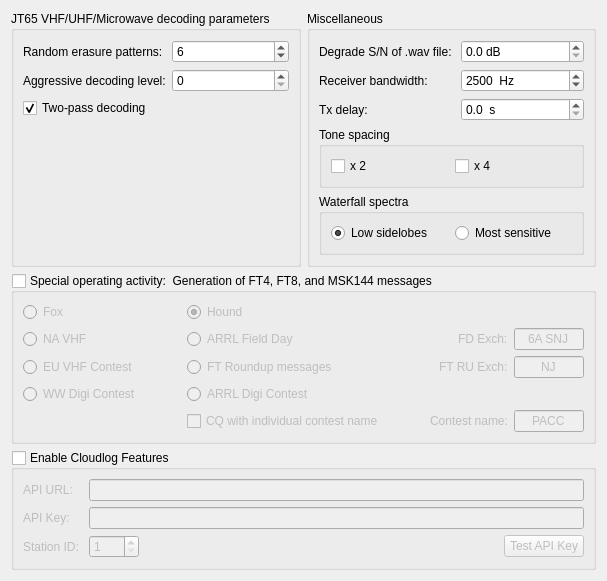
     <widget class="QWidget" name="advanced_tab">
      <attribute name="title">
       <string>Advanced</string>
      </attribute>
      <layout class="QGridLayout" name="gridLayout_9">
       <item row="1" column="0" colspan="2">
        <widget class="QGroupBox" name="gbSpecialOpActivity">
         <property name="title">
          <string>Special operating activity:  Generation of FT4, FT8, and MSK144 messages</string>
         </property>
         <property name="checkable">
          <bool>true</bool>
         </property>
         <property name="checked">
          <bool>false</bool>
         </property>
         <layout class="QGridLayout" name="gridLayout_15" columnstretch="1,0,0,0">
          <item row="1" column="0">
           <widget class="QRadioButton" name="rbNA_VHF_Contest">
            <property name="sizePolicy">
             <sizepolicy hsizetype="Minimum" vsizetype="Preferred">
              <horstretch>0</horstretch>
              <verstretch>0</verstretch>
             </sizepolicy>
            </property>
            <property name="toolTip">
             <string>&lt;html&gt;&lt;head/&gt;&lt;body&gt;&lt;p&gt;North American VHF/UHF/Microwave contests and others in which a 4-character grid locator is the required exchange.&lt;/p&gt;&lt;/body&gt;&lt;/html&gt;</string>
            </property>
            <property name="accessibleName">
             <string>NA VHF Contest</string>
            </property>
            <property name="text">
             <string>NA VHF</string>
            </property>
            <attribute name="buttonGroup">
             <string notr="true">special_op_activity_button_group</string>
            </attribute>
           </widget>
          </item>
          <item row="0" column="3">
           <widget class="QRadioButton" name="rbHound">
            <property name="toolTip">
             <string>&lt;html&gt;&lt;head/&gt;&lt;body&gt;&lt;p&gt;FT8 DXpedition mode:  Hound operator calling the DX.&lt;/p&gt;&lt;/body&gt;&lt;/html&gt;</string>
            </property>
            <property name="accessibleName">
             <string>Hound</string>
            </property>
            <property name="text">
             <string>Hound</string>
            </property>
            <property name="checked">
             <bool>true</bool>
            </property>
            <attribute name="buttonGroup">
             <string notr="true">special_op_activity_button_group</string>
            </attribute>
           </widget>
          </item>
          <item row="2" column="3">
           <layout class="QHBoxLayout" name="horizontalLayout_18" stretch="2,1,1">
            <item>
             <widget class="QRadioButton" name="rbRTTY_Roundup">
              <property name="toolTip">
               <string>&lt;html&gt;&lt;head/&gt;&lt;body&gt;&lt;p&gt;FT Roundup and similar contests. Exchange is US state, Canadian province, or &amp;quot;DX&amp;quot;.&lt;/p&gt;&lt;/body&gt;&lt;/html&gt;</string>
              </property>
              <property name="accessibleName">
               <string>R T T Y Roundup</string>
              </property>
              <property name="text">
               <string>FT Roundup messages</string>
              </property>
              <attribute name="buttonGroup">
               <string notr="true">special_op_activity_button_group</string>
              </attribute>
             </widget>
            </item>
            <item>
             <spacer name="horizontalSpacer_10">
              <property name="orientation">
               <enum>Qt::Horizontal</enum>
              </property>
              <property name="sizeHint" stdset="0">
               <size>
                <width>40</width>
                <height>20</height>
               </size>
              </property>
             </spacer>
            </item>
            <item>
             <layout class="QFormLayout" name="formLayout_17">
              <item row="0" column="0">
               <widget class="QLabel" name="labRTTY">
                <property name="accessibleName">
                 <string>RTTY Roundup exchange</string>
                </property>
                <property name="text">
                 <string>FT RU Exch:</string>
                </property>
                <property name="buddy">
                 <cstring>RTTY_Exchange</cstring>
                </property>
               </widget>
              </item>
              <item row="0" column="1">
               <widget class="QLineEdit" name="RTTY_Exchange">
                <property name="minimumSize">
                 <size>
                  <width>70</width>
                  <height>0</height>
                 </size>
                </property>
                <property name="toolTip">
                 <string>&lt;html&gt;&lt;head/&gt;&lt;body&gt;&lt;p&gt;FT Roundup and similar contests. Exchange is US state, Canadian province, or &amp;quot;DX&amp;quot;.&lt;/p&gt;&lt;/body&gt;&lt;/html&gt;</string>
                </property>
                <property name="text">
                 <string>NJ</string>
                </property>
                <property name="alignment">
                 <set>Qt::AlignCenter</set>
                </property>
               </widget>
              </item>
             </layout>
            </item>
           </layout>
          </item>
          <item row="1" column="3">
           <layout class="QHBoxLayout" name="horizontalLayout_17" stretch="2,1,1">
            <item>
             <widget class="QRadioButton" name="rbField_Day">
              <property name="toolTip">
               <string>&lt;html&gt;&lt;head/&gt;&lt;body&gt;&lt;p&gt;ARRL Field Day exchange: number of transmitters, Class, and ARRL/RAC section or &amp;quot;DX&amp;quot;.&lt;/p&gt;&lt;/body&gt;&lt;/html&gt;</string>
              </property>
              <property name="accessibleName">
               <string>A R R L Field Day</string>
              </property>
              <property name="text">
               <string>ARRL Field Day</string>
              </property>
              <attribute name="buttonGroup">
               <string notr="true">special_op_activity_button_group</string>
              </attribute>
             </widget>
            </item>
            <item>
             <spacer name="horizontalSpacer_9">
              <property name="orientation">
               <enum>Qt::Horizontal</enum>
              </property>
              <property name="sizeHint" stdset="0">
               <size>
                <width>40</width>
                <height>20</height>
               </size>
              </property>
             </spacer>
            </item>
            <item>
             <layout class="QFormLayout" name="formLayout_16">
              <item row="0" column="0">
               <widget class="QLabel" name="labFD">
                <property name="accessibleName">
                 <string>Field Day exchange</string>
                </property>
                <property name="text">
                 <string>FD Exch:</string>
                </property>
                <property name="buddy">
                 <cstring>Field_Day_Exchange</cstring>
                </property>
               </widget>
              </item>
              <item row="0" column="1">
               <widget class="QLineEdit" name="Field_Day_Exchange">
                <property name="minimumSize">
                 <size>
                  <width>70</width>
                  <height>0</height>
                 </size>
                </property>
                <property name="toolTip">
                 <string>&lt;html&gt;&lt;head/&gt;&lt;body&gt;&lt;p&gt;ARRL Field Day exchange: number of transmitters, Class, and ARRL/RAC section or &amp;quot;DX&amp;quot;.&lt;/p&gt;&lt;/body&gt;&lt;/html&gt;</string>
                </property>
                <property name="text">
                 <string>6A SNJ</string>
                </property>
                <property name="alignment">
                 <set>Qt::AlignCenter</set>
                </property>
               </widget>
              </item>
             </layout>
            </item>
           </layout>
          </item>
          <item row="4" column="3">
           <layout class="QHBoxLayout" name="horizontalLayout_24">
            <item>
             <widget class="QCheckBox" name="cbContestName">
              <property name="toolTip">
               <string>&lt;html&gt;&lt;head/&gt;&lt;body&gt;&lt;p&gt;Call CQ with an individual contest name instead of TEST, RU, or WW (for example CQ PACC).&lt;/p&gt;&lt;/body&gt;&lt;/html&gt;
</string>
              </property>
              <property name="text">
               <string>CQ with individual contest name</string>
              </property>
             </widget>
            </item>
            <item>
             <spacer name="horizontalSpacer_12">
              <property name="orientation">
               <enum>Qt::Horizontal</enum>
              </property>
              <property name="sizeHint" stdset="0">
               <size>
                <width>40</width>
                <height>20</height>
               </size>
              </property>
             </spacer>
            </item>
            <item>
             <layout class="QHBoxLayout" name="horizontalLayout_25">
              <item>
               <widget class="QLabel" name="labCN">
                <property name="text">
                 <string>Contest name:</string>
                </property>
               </widget>
              </item>
              <item>
               <widget class="QLineEdit" name="Contest_Name">
                <property name="maximumSize">
                 <size>
                  <width>70</width>
                  <height>16777215</height>
                 </size>
                </property>
                <property name="text">
                 <string>PACC</string>
                </property>
                <property name="maxLength">
                 <number>4</number>
                </property>
                <property name="cursorPosition">
                 <number>2</number>
                </property>
                <property name="alignment">
                 <set>Qt::AlignCenter</set>
                </property>
               </widget>
              </item>
             </layout>
            </item>
           </layout>
          </item>
          <item row="2" column="0">
           <widget class="QRadioButton" name="rbEU_VHF_Contest">
            <property name="sizePolicy">
             <sizepolicy hsizetype="Minimum" vsizetype="Preferred">
              <horstretch>0</horstretch>
              <verstretch>0</verstretch>
             </sizepolicy>
            </property>
            <property name="toolTip">
             <string>&lt;html&gt;&lt;head/&gt;&lt;body&gt;&lt;p&gt;European VHF+ contests requiring a signal report, serial number, and 6-character locator.&lt;/p&gt;&lt;/body&gt;&lt;/html&gt;</string>
            </property>
            <property name="accessibleName">
             <string>EU VHF Contest</string>
            </property>
            <property name="text">
             <string>EU VHF Contest</string>
            </property>
            <attribute name="buttonGroup">
             <string notr="true">special_op_activity_button_group</string>
            </attribute>
           </widget>
          </item>
          <item row="0" column="0">
           <widget class="QRadioButton" name="rbFox">
            <property name="toolTip">
             <string>&lt;html&gt;&lt;head/&gt;&lt;body&gt;&lt;p&gt;FT8 DXpedition mode:  Fox (DXpedition) operator.&lt;/p&gt;&lt;/body&gt;&lt;/html&gt;</string>
            </property>
            <property name="accessibleName">
             <string>Fox</string>
            </property>
            <property name="text">
             <string>Fox</string>
            </property>
            <property name="checked">
             <bool>false</bool>
            </property>
            <attribute name="buttonGroup">
             <string notr="true">special_op_activity_button_group</string>
            </attribute>
           </widget>
          </item>
          <item row="0" column="1" rowspan="3">
           <spacer name="horizontalSpacer_11">
            <property name="orientation">
             <enum>Qt::Horizontal</enum>
            </property>
            <property name="sizeHint" stdset="0">
             <size>
              <width>40</width>
              <height>20</height>
             </size>
            </property>
           </spacer>
          </item>
          <item row="3" column="3">
           <widget class="QRadioButton" name="rbARRL_Digi">
            <property name="toolTip">
             <string>&lt;html&gt;&lt;head/&gt;&lt;body&gt;&lt;p&gt;ARRL International Digital Contest&lt;/p&gt;&lt;/body&gt;&lt;/html&gt;</string>
            </property>
            <property name="text">
             <string>ARRL Digi Contest</string>
            </property>
            <attribute name="buttonGroup">
             <string notr="true">special_op_activity_button_group</string>
            </attribute>
           </widget>
          </item>
          <item row="3" column="0">
           <widget class="QRadioButton" name="rbWW_DIGI">
            <property name="minimumSize">
             <size>
              <width>0</width>
              <height>18</height>
             </size>
            </property>
            <property name="toolTip">
             <string>&lt;html&gt;&lt;head/&gt;&lt;body&gt;&lt;p&gt;World-Wide Digi-mode contest&lt;/p&gt;&lt;p&gt;&lt;br/&gt;&lt;/p&gt;&lt;/body&gt;&lt;/html&gt;</string>
            </property>
            <property name="accessibleName">
             <string>WW Digital Contest</string>
            </property>
            <property name="text">
             <string>WW Digi Contest</string>
            </property>
            <attribute name="buttonGroup">
             <string notr="true">special_op_activity_button_group</string>
            </attribute>
           </widget>
          </item>
         </layout>
        </widget>
       </item>
       <item row="3" column="0" colspan="2">
        <spacer name="verticalSpacer_8">
         <property name="orientation">
          <enum>Qt::Vertical</enum>
         </property>
         <property name="sizeType">
          <enum>QSizePolicy::Expanding</enum>
         </property>
         <property name="sizeHint" stdset="0">
          <size>
           <width>0</width>
           <height>0</height>
          </size>
         </property>
        </spacer>
       </item>
       <item row="0" column="1">
        <widget class="QGroupBox" name="groupBox_5">
         <property name="title">
          <string>Miscellaneous</string>
         </property>
         <layout class="QFormLayout" name="formLayout_10">
          <item row="0" column="0">
           <widget class="QLabel" name="label_3">
            <property name="text">
             <string>Degrade S/N of .wav file: </string>
            </property>
            <property name="buddy">
             <cstring>sbDegrade</cstring>
            </property>
           </widget>
          </item>
          <item row="0" column="1">
           <widget class="QDoubleSpinBox" name="sbDegrade">
            <property name="toolTip">
             <string>For offline sensitivity tests</string>
            </property>
            <property name="suffix">
             <string> dB</string>
            </property>
            <property name="decimals">
             <number>1</number>
            </property>
            <property name="singleStep">
             <double>1.000000000000000</double>
            </property>
           </widget>
          </item>
          <item row="1" column="0">
           <widget class="QLabel" name="label_9">
            <property name="text">
             <string>Receiver bandwidth:</string>
            </property>
            <property name="buddy">
             <cstring>sbBandwidth</cstring>
            </property>
           </widget>
          </item>
          <item row="1" column="1">
           <widget class="QSpinBox" name="sbBandwidth">
            <property name="toolTip">
             <string>For offline sensitivity tests</string>
            </property>
            <property name="suffix">
             <string>  Hz</string>
            </property>
            <property name="maximum">
             <number>6000</number>
            </property>
            <property name="singleStep">
             <number>100</number>
            </property>
            <property name="value">
             <number>2500</number>
            </property>
           </widget>
          </item>
          <item row="2" column="0">
           <widget class="QLabel" name="label_11">
            <property name="text">
             <string>Tx delay:</string>
            </property>
            <property name="buddy">
             <cstring>sbTxDelay</cstring>
            </property>
           </widget>
          </item>
          <item row="2" column="1">
           <widget class="QDoubleSpinBox" name="sbTxDelay">
            <property name="toolTip">
             <string>Minimum delay between assertion of PTT and start of Tx audio.</string>
            </property>
            <property name="suffix">
             <string>  s</string>
            </property>
            <property name="decimals">
             <number>1</number>
            </property>
            <property name="minimum">
             <double>0.000000000000000</double>
            </property>
            <property name="maximum">
             <double>0.500000000000000</double>
            </property>
            <property name="singleStep">
             <double>0.100000000000000</double>
            </property>
           </widget>
          </item>
          <item row="3" column="0" colspan="2">
           <widget class="QGroupBox" name="groupBox_10">
            <property name="minimumSize">
             <size>
              <width>0</width>
              <height>50</height>
             </size>
            </property>
            <property name="accessibleName">
             <string>Tone spacing</string>
            </property>
            <property name="title">
             <string>Tone spacing</string>
            </property>
            <layout class="QHBoxLayout" name="horizontalLayout_19">
             <item>
              <widget class="QCheckBox" name="cbx2ToneSpacing">
               <property name="toolTip">
                <string>&lt;html&gt;&lt;head/&gt;&lt;body&gt;&lt;p&gt;Generate Tx audio with twice the normal tone spacing.  Intended for special LF/MF transmitters that use a divide-by-2 before generating RF.&lt;/p&gt;&lt;/body&gt;&lt;/html&gt;</string>
               </property>
               <property name="text">
                <string>x 2</string>
               </property>
              </widget>
             </item>
             <item>
              <widget class="QCheckBox" name="cbx4ToneSpacing">
               <property name="enabled">
                <bool>true</bool>
               </property>
               <property name="toolTip">
                <string>&lt;html&gt;&lt;head/&gt;&lt;body&gt;&lt;p&gt;Generate Tx audio with four times the normal tone spacing. Intended for special LF/MF transmitters that use a divide-by-4 before generating RF.&lt;/p&gt;&lt;/body&gt;&lt;/html&gt;</string>
               </property>
               <property name="text">
                <string>x 4 </string>
               </property>
              </widget>
             </item>
            </layout>
           </widget>
          </item>
          <item row="4" column="0" colspan="2">
           <widget class="QGroupBox" name="groupBox_7">
            <property name="minimumSize">
             <size>
              <width>0</width>
              <height>50</height>
             </size>
            </property>
            <property name="accessibleName">
             <string>Waterfall spectra</string>
            </property>
            <property name="title">
             <string>Waterfall spectra</string>
            </property>
            <layout class="QHBoxLayout" name="horizontalLayout_16">
             <item>
              <widget class="QRadioButton" name="rbLowSidelobes">
               <property name="text">
                <string>Low sidelobes</string>
               </property>
               <property name="checked">
                <bool>true</bool>
               </property>
              </widget>
             </item>
             <item>
              <widget class="QRadioButton" name="rbMaxSensitivity">
               <property name="text">
                <string>Most sensitive</string>
               </property>
              </widget>
             </item>
            </layout>
           </widget>
          </item>
         </layout>
        </widget>
       </item>
       <item row="0" column="0">
        <widget class="QGroupBox" name="groupBox_6">
         <property name="toolTip">
          <string>&lt;html&gt;&lt;head/&gt;&lt;body&gt;&lt;p&gt;User-selectable parameters for JT65 VHF/UHF/Microwave decoding.&lt;/p&gt;&lt;/body&gt;&lt;/html&gt;</string>
         </property>
         <property name="title">
          <string>JT65 VHF/UHF/Microwave decoding parameters</string>
         </property>
         <layout class="QFormLayout" name="formLayout_11">
          <item row="0" column="0">
           <widget class="QLabel" name="label_2">
            <property name="text">
             <string>Random erasure patterns:</string>
            </property>
            <property name="buddy">
             <cstring>sbNtrials</cstring>
            </property>
           </widget>
          </item>
          <item row="0" column="1">
           <widget class="QSpinBox" name="sbNtrials">
            <property name="toolTip">
             <string>&lt;html&gt;&lt;head/&gt;&lt;body&gt;&lt;p&gt;Maximum number of erasure patterns for stochastic soft-decision Reed Solomon decoder is 10^(n/2).&lt;/p&gt;&lt;/body&gt;&lt;/html&gt;</string>
            </property>
            <property name="minimum">
             <number>0</number>
            </property>
            <property name="maximum">
             <number>12</number>
            </property>
            <property name="value">
             <number>6</number>
            </property>
           </widget>
          </item>
          <item row="1" column="0">
           <widget class="QLabel" name="label_4">
            <property name="text">
             <string>Aggressive decoding level:</string>
            </property>
            <property name="buddy">
             <cstring>sbAggressive</cstring>
            </property>
           </widget>
          </item>
          <item row="1" column="1">
           <widget class="QSpinBox" name="sbAggressive">
            <property name="toolTip">
             <string>&lt;html&gt;&lt;head/&gt;&lt;body&gt;&lt;p&gt;Higher levels will increase the probability of decoding, but will also increase probability of a false decode.&lt;/p&gt;&lt;/body&gt;&lt;/html&gt;</string>
            </property>
            <property name="maximum">
             <number>10</number>
            </property>
           </widget>
          </item>
          <item row="2" column="0">
           <widget class="QCheckBox" name="cbTwoPass">
            <property name="text">
             <string>Two-pass decoding</string>
            </property>
            <property name="checked">
             <bool>true</bool>
            </property>
           </widget>
          </item>
         </layout>
        </widget>
       </item>
       <item row="2" column="0" colspan="2">
        <widget class="QGroupBox" name="gbCloudlog">
         <property name="sizePolicy">
          <sizepolicy hsizetype="Preferred" vsizetype="Expanding">
           <horstretch>0</horstretch>
           <verstretch>0</verstretch>
          </sizepolicy>
         </property>
         <property name="minimumSize">
          <size>
           <width>0</width>
           <height>0</height>
          </size>
         </property>
         <property name="title">
          <string>Enable Cloudlog Features</string>
         </property>
         <property name="checkable">
          <bool>true</bool>
         </property>
         <property name="checked">
          <bool>false</bool>
         </property>
         <layout class="QGridLayout" name="gridLayout_22">
          <item row="0" column="0">
           <layout class="QGridLayout" name="gridLayout_21">
            <item row="0" column="0">
             <widget class="QLabel" name="label_16">
              <property name="text">
               <string>API URL: </string>
              </property>
             </widget>
            </item>
            <item row="1" column="0">
             <widget class="QLabel" name="label_17">
              <property name="text">
               <string>API Key: </string>
              </property>
             </widget>
            </item>
            <item row="2" column="0">
             <widget class="QLabel" name="label_19">
              <property name="text">
               <string>Station ID: </string>
              </property>
             </widget>
            </item>
            <item row="2" column="1">
             <widget class="QSpinBox" name="sbCloudlogStationID">
              <property name="enabled">
               <bool>false</bool>
              </property>
              <property name="minimumSize">
               <size>
                <width>50</width>
                <height>0</height>
               </size>
              </property>
              <property name="maximumSize">
               <size>
                <width>100</width>
                <height>16777215</height>
               </size>
              </property>
              <property name="minimum">
               <number>1</number>
              </property>
              <property name="maximum">
               <number>999</number>
              </property>
             </widget>
            </item>
            <item row="1" column="1" colspan="3">
             <widget class="QLineEdit" name="leCloudlogApiKey"/>
            </item>
            <item row="0" column="1" colspan="3">
             <widget class="QLineEdit" name="leCloudlogApiUrl"/>
            </item>
            <item row="2" column="3">
             <widget class="QPushButton" name="pbTestCloudlog">
              <property name="toolTip">
               <string>&lt;html&gt;&lt;head/&gt;&lt;body&gt;&lt;p&gt;Test the Cloudlog API key.&lt;/p&gt;&lt;p&gt;The button will turn green if the API key is writable. It will turn orange if the API key is read-only. If the API key is inavalied it will turn red.&lt;/p&gt;&lt;/body&gt;&lt;/html&gt;</string>
              </property>
              <property name="text">
               <string>Test API Key</string>
              </property>
             </widget>
            </item>
            <item row="2" column="2">
             <spacer name="horizontalSpacer_13">
              <property name="orientation">
               <enum>Qt::Horizontal</enum>
              </property>
              <property name="sizeHint" stdset="0">
               <size>
                <width>40</width>
                <height>20</height>
               </size>
              </property>
             </spacer>
            </item>
           </layout>
          </item>
         </layout>
        </widget>
       </item>
      </layout>
     </widget>
